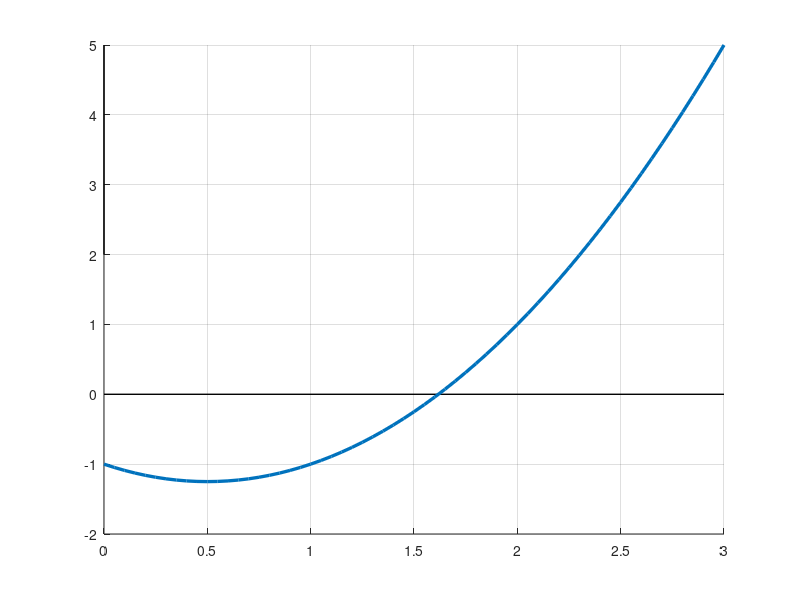

The MATLAB source for this figure: (Note: this script raises an error after producing the figure.)
%Ejemplo 1 Clase 03

f = @(x) x.^2-x -1 ;
x = 0:.05:3;

figure()
hold on
grid on
plot([0,3],[0,0],'k','LineWidth',1)
plot([0,0],[2,5],'k','LineWidth',1)

plot(x,f(x),'LineWidth',2.4)
%%

c_annot = annotation('textbox','interpreter','latex','String','$f(x)=e^{-x}-x$','FitBoxToText','on');
c_annot.FontSize=15;

g = @(x) f(x)+x;

figure()
hold on
grid on
plot([0,3],[0,0],'k','LineWidth',1)
plot([0,0],[0,3],'k','LineWidth',1)

plot(x,g(x),'LineWidth',2.4)
plot(x,x,'r','LineWidth',2)

c_annot = annotation('textbox','interpreter','latex','String','$g(x)=e^{-x}$','FitBoxToText','on');
c_annot.FontSize=15;
a_annot = annotation('textbox','interpreter','latex','String','$y=x$','FitBoxToText','on');
a_annot.FontSize=15;





%% Iter 1
x0 =2;
x1 = g(x0);

figure()
hold on
grid on
plot([0,3],[0,0],'k','LineWidth',1)
plot([0,0],[0,3],'k','LineWidth',1)

plot(x,g(x),'LineWidth',2.4)
plot(x,x,'r','LineWidth',2)

plot(x0,x1,'om','MarkerSize',4,'LineWidth',4)
plot([x0,x0],[0,x1],'--k')


%% Iter 2
x2 = g(x1);

figure()
hold on
grid on
plot([0,3],[0,0],'k','LineWidth',1)
plot([0,0],[0,3],'k','LineWidth',1)

plot(x,g(x),'LineWidth',2.4)
plot(x,x,'r','LineWidth',2)

scatter(x1,x1,'MarkerFaceColor','m','MarkerFaceAlpha',.5)
plot([x0 x1] ,[x1 x1],'--k') 
plot([x1 x1] ,[x1 x2],'--k') 
plot(x1,x2,'om','MarkerSize',4,'LineWidth',4)


%oldMarkers
plot([x0,x0],[0,x1],'--k')

scatter(x0,x1,'MarkerFaceColor','m','MarkerFaceAlpha',.5)

%% Iter 3
x3 = g(x2);

figure()
hold on
grid on
plot([0,3],[0,0],'k','LineWidth',1)
plot([0,0],[0,3],'k','LineWidth',1)

plot(x,g(x),'LineWidth',2.4)
plot(x,x,'r','LineWidth',2)


scatter(x2,x2,'MarkerFaceColor','m','MarkerFaceAlpha',.5)
plot([x1 x2] ,[x2 x2],'--k') 
plot([x2 x2] ,[x2 x3],'--k') 
plot(x2,x3,'om','MarkerSize',4,'LineWidth',4)


%oldMarkers
plot([x0,x0],[0,x1],'--k')
plot([x0 x1] ,[x1 x1],'--k') 
plot([x1 x1] ,[x1 x2],'--k')

scatter(x0,x1,'MarkerFaceColor','m','MarkerFaceAlpha',.5)
scatter(x1,x1,'MarkerFaceColor','m','MarkerFaceAlpha',.5)
scatter(x1,x2,'MarkerFaceColor','m','MarkerFaceAlpha',.5)

%% Iter 4
x4 = g(x3);

figure()
hold on
grid on
plot([0,3],[0,0],'k','LineWidth',1)
plot([0,0],[0,3],'k','LineWidth',1)

plot(x,g(x),'LineWidth',2.4)
plot(x,x,'r','LineWidth',2)


scatter(x3,x3,'MarkerFaceColor','m','MarkerFaceAlpha',.5)
plot([x2 x3] ,[x3 x3],'--k') 
plot([x3 x3] ,[x3 x4],'--k') 
plot(x3,x4,'om','MarkerSize',4,'LineWidth',4)


%oldMarkers
plot([x0,x0],[0,x1],'--k')
plot([x0 x1] ,[x1 x1],'--k') 
plot([x1 x1] ,[x1 x2],'--k')
plot([x1 x2] ,[x2 x2],'--k') 
plot([x2 x2] ,[x2 x3],'--k') 

scatter(x0,x1,'MarkerFaceColor','m','MarkerFaceAlpha',.5)
scatter(x1,x1,'MarkerFaceColor','m','MarkerFaceAlpha',.5)
scatter(x1,x2,'MarkerFaceColor','m','MarkerFaceAlpha',.5)
scatter(x2,x2,'MarkerFaceColor','m','MarkerFaceAlpha',.5)
scatter(x2,x3,'MarkerFaceColor','m','MarkerFaceAlpha',.5)

%%
figure()
hold on
grid on
plot([0,5],[0,0],'k','LineWidth',1)
plot([0,0],[min(f(xs)),max(f(xs))],'k','LineWidth',1)

xs = [x0 x1 x2 x3 x4]
plot(1:5,f(xs),'-k','LineWidth',2.5)
scatter(1:5,f(xs),'MarkerFaceColor','k')

%%
figure()
hold on
grid on
plot([0,5],[0,0],'k','LineWidth',1)
plot([0,0],[min(f(xs)),max(f(xs))],'k','LineWidth',1)

xs = [x0 x1 x2 x3 x4]
plot(1:5,abs(f(xs)),'-k','LineWidth',2.5)
scatter(1:5,abs(f(xs)),'MarkerFaceColor','k')

